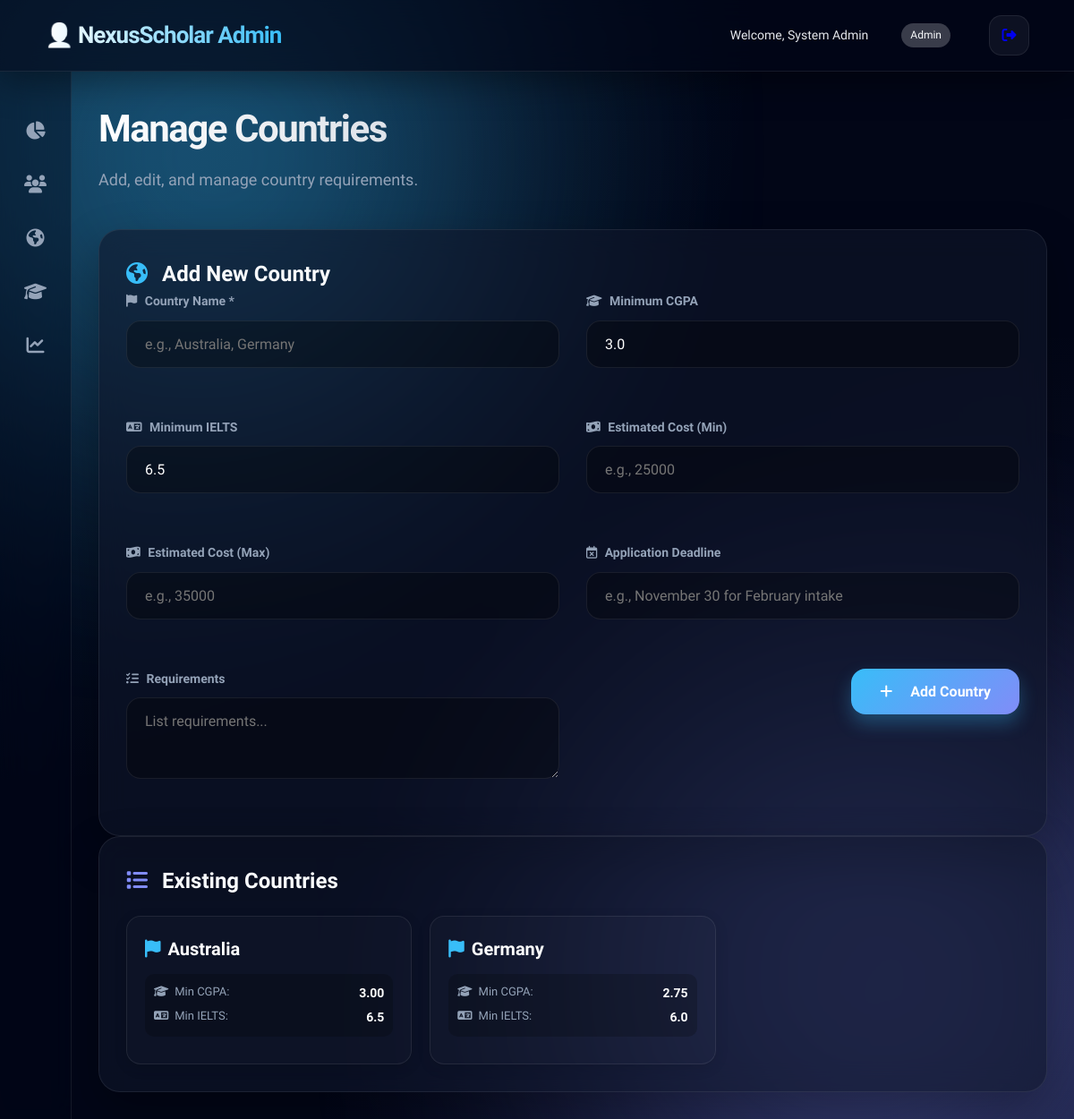
/admin_countries.php (signed in), run on an earlier commit of the app's database.
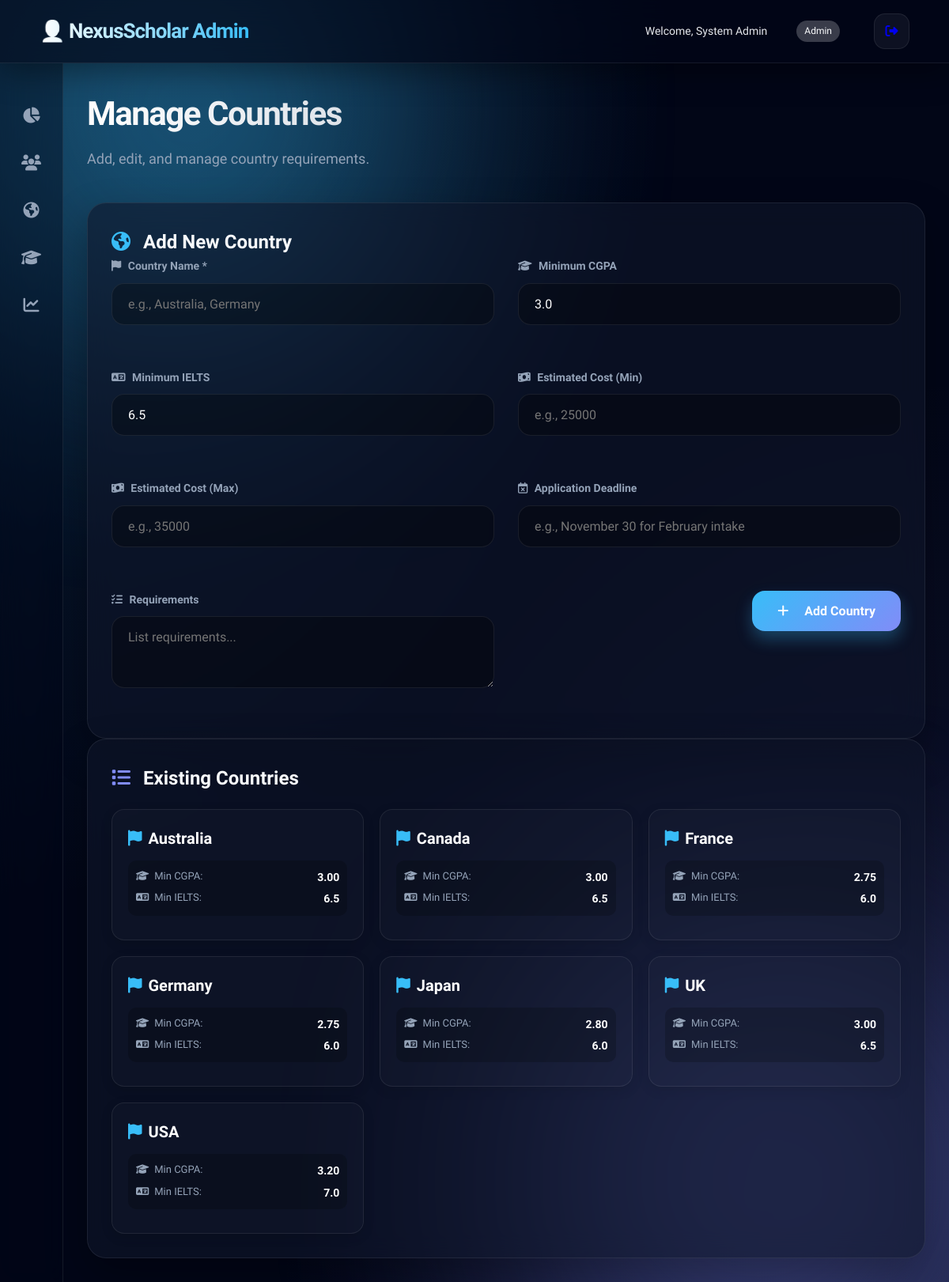
And on a later commit of the database.
### tables this page shows
CREATE TABLE countries (
    id INT AUTO_INCREMENT PRIMARY KEY,
    name VARCHAR(80) NOT NULL,
    min_cgpa DECIMAL(3,2) DEFAULT 0.00,
    min_ielts DECIMAL(3,1) DEFAULT 0.0,
    estimated_cost_min INT DEFAULT 0,
    estimated_cost_max INT DEFAULT 0,
    application_deadline VARCHAR(120),
    requirements_text TEXT
);

### admin_countries.php (the view, shortened to what this page needs)
<?php
require_once 'admin_auth.php';
$countries = $pdo->query("SELECT * FROM countries ORDER BY name ASC")->fetchAll(PDO::FETCH_ASSOC);
include 'admin_header.php';
?>
<div class="page-title">
    <h1>Manage Countries</h1>
    <p>Add, edit, and manage country requirements.</p>
</div>
<div class="glass-card animate-gravity delay-1">
    <h2><i class="fa-solid fa-earth-americas" style="color:var(--primary); margin-right:10px;"></i> Add New Country</h2>
    <form method="post" class="grid grid-2">
        <div>
            <label><i class="fa-solid fa-flag" style="margin-right:5px; color:var(--text-muted);"></i> Country Name *</label>
            <input type="text" name="name" required placeholder="e.g., Australia, Germany">
        </div>
        <div>
            <label><i class="fa-solid fa-graduation-cap" style="margin-right:5px; color:var(--text-muted);"></i> Minimum CGPA</label>
            <input type="number" step="0.01" name="min_cgpa" value="3.0">
        </div>
        <div>
            <label><i class="fa-solid fa-language" style="margin-right:5px; color:var(--text-muted);"></i> Minimum IELTS</label>
            <input type="number" step="0.1" name="min_ielts" value="6.5">
        </div>
        <div>
            <label><i class="fa-solid fa-money-bill-wave" style="margin-right:5px; color:var(--text-muted);"></i> Estimated Cost (Min)</label>
            <input type="number" name="estimated_cost_min" placeholder="e.g., 25000">
        </div>
        <div>
            <label><i class="fa-solid fa-money-bill-wave" style="margin-right:5px; color:var(--text-muted);"></i> Estimated Cost (Max)</label>
            <input type="number" name="estimated_cost_max" placeholder="e.g., 35000">
        </div>
        <div class="full-width">
            <label><i class="fa-regular fa-calendar-xmark" style="margin-right:5px; color:var(--text-muted);"></i> Application Deadline</label>
            <input type="text" name="application_deadline" placeholder="e.g., November 30 for February intake">
        </div>
        <div class="full-width">
            <label><i class="fa-solid fa-list-check" style="margin-right:5px; color:var(--text-muted);"></i> Requirements</label>
            <textarea name="requirements_text" rows="3" placeholder="List requirements..."></textarea>
        </div>
        <div class="full-width" style="text-align:right;">
            <button type="submit" class="btn-primary"><i class="fa-solid fa-plus" style="margin-right:8px;"></i> Add Country</button>
        </div>
    </form>
</div>
<div class="glass-card mt-3 animate-gravity delay-2">
    <h2><i class="fa-solid fa-list" style="color:var(--secondary); margin-right:10px;"></i> Existing Countries</h2>
    <?php if ($countries): ?>
        <div style="display:grid; grid-template-columns:repeat(auto-fill, minmax(250px, 1fr)); gap:20px; margin-top:20px;">
            <?php foreach ($countries as $c): ?>
                <div style="background:rgba(255,255,255,0.02); border:1px solid var(--border-glass); border-radius:16px; padding:20px; transition:all 0.3s ease; box-shadow:0 4px 15px rgba(0,0,0,0.1);" onmouseover="this.style.transform='translateY(-5px)'; this.style.borderColor='var(--primary)'; this.style.background='rgba(255,255,255,0.05)';" onmouseout="this.style.transform='translateY(0)'; this.style.borderColor='var(--border-glass)'; this.style.background='rgba(255,255,255,0.02)';">
                    <h3 style="color:#fff; font-size:20px; margin-bottom:12px; display:flex; align-items:center; gap:8px;"><i class="fa-solid fa-flag" style="color:var(--primary);"></i><?= htmlspecialchars($c['name']) ?></h3>
                    <div style="background:rgba(0,0,0,0.2); padding:10px; border-radius:10px; margin-bottom:10px;">
                        <p style="font-size:13px; color:var(--text-muted); margin-bottom:5px; display:flex; justify-content:space-between;"><span><i class="fa-solid fa-graduation-cap" style="width:20px;"></i> Min CGPA:</span> <strong style="color:#fff; font-size:14px;"><?= number_format($c['min_cgpa'], 2) ?></strong></p>
                        <p style="font-size:13px; color:var(--text-muted); margin-bottom:0; display:flex; justify-content:space-between;"><span><i class="fa-solid fa-language" style="width:20px;"></i> Min IELTS:</span> <strong style="color:#fff; font-size:14px;"><?= number_format($c['min_ielts'], 1) ?></strong></p>
                    </div>
                </div>
            <?php endforeach; ?>
        </div>
    <?php else: ?>
        <p style="text-align:center; padding:30px; color:var(--text-muted);">No countries found.</p>
    <?php endif; ?>
</div>
<?php include 'admin_footer.php'; ?>

### admin_header.php (shortened to what this page needs)
<!DOCTYPE html>
<html lang="en">
<head>
    <link rel="stylesheet"
          href="https://cdnjs.cloudflare.com/ajax/libs/font-awesome/6.5.0/css/all.min.css">
    <link rel="stylesheet" href="assets/style.css">
</head>
<body>
<header class="navbar">
    <div class="navbar-left">
        <div class="logo">👤 NexusScholar Admin</div>
    </div>
    <div class="navbar-right">
        <span style="margin-left:20px; font-size:14px; color:#e5e7eb;">
            Welcome, <?= htmlspecialchars($_SESSION['admin_name'] ?? 'admin') ?>
        </span>
        <span style="margin-left:12px; padding:4px 10px; border-radius:999px;
                     background:rgba(255,255,255,0.22); font-size:12px;">
             Admin
        </span>
        <div class="nav-icon" style="margin-left:18px;">
            <a href="admin_logout.php" class="logout-link">
                <i class="fa-solid fa-right-from-bracket"></i>
            </a>
        </div>
    </div>
</header>
<div class="ambient-glow glow-1"></div>
<div class="ambient-glow glow-2"></div>
<div class="page-wrapper">
    <aside class="sidebar">
        <ul>
            <li><a href="admin_dashboard.php" class="nav-link"><i class="fa-solid fa-chart-pie"></i> <span>Dashboard</span></a></li>
            <li><a href="admin_students.php" class="nav-link"><i class="fa-solid fa-users"></i> <span>Manage Students</span></a></li>
            <li><a href="admin_countries.php" class="nav-link"><i class="fa-solid fa-earth-americas"></i> <span>Manage Countries</span></a></li>
            <li><a href="admin_scholarships.php" class="nav-link"><i class="fa-solid fa-graduation-cap"></i> <span>Manage Scholarships</span></a></li>
            <li><a href="admin_reports.php" class="nav-link"><i class="fa-solid fa-chart-line"></i> <span>Reports & Analytics</span></a></li>
        </ul>
    </aside>
    <main class="content">

### admin_footer.php (shortened to what this page needs)
</main>
</div>
</body>
</html>

What changed in the data, as far as the page shows it:
added countries: name "Canada", min_cgpa "3.00", min_ielts "6.5"
added countries: name "France", min_cgpa "2.75", min_ielts "6.0"
added countries: name "Japan", min_cgpa "2.80", min_ielts "6.0"
added countries: name "UK", min_cgpa "3.00", min_ielts "6.5"
added countries: name "USA", min_cgpa "3.20", min_ielts "7.0"
